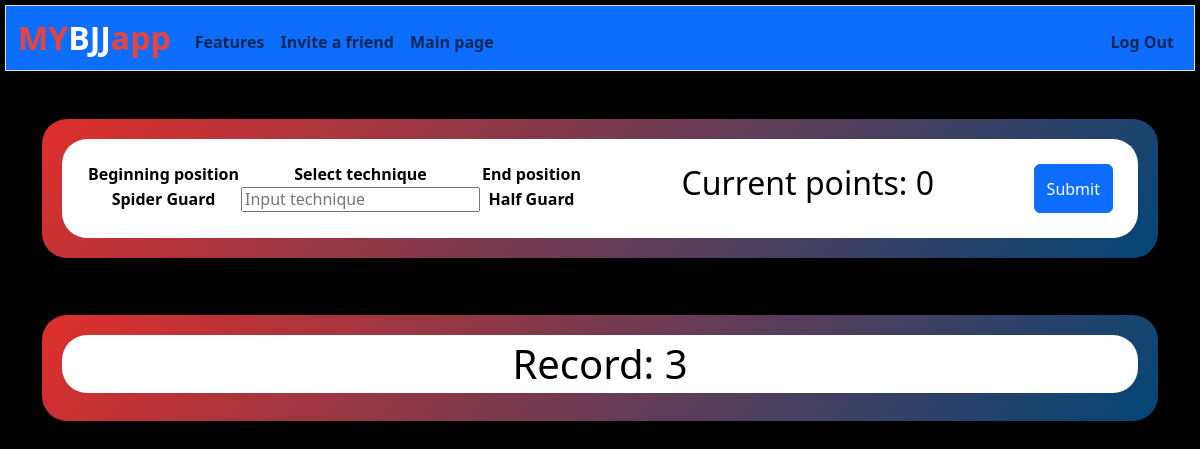
/run (signed in), run on the app's committed database.
### tables this page shows
CREATE TABLE positions (
    name TEXT,
    userid INTEGER,
    b_t TEXT,
    favorite TEXT,
    pos_id INTEGER PRIMARY KEY AUTOINCREMENT
);

CREATE TABLE streak (rank INT, points INT, game BIT, userid INT);

### app.py (the view, shortened to what this page needs)
@app.route("/run", methods=["GET", "POST"])
@login_required
def run():
    streak = db.execute("SELECT * FROM streak WHERE userid = :id AND game=0 ORDER BY points DESC LIMIT 1", id=session["user_id"])
    if "points" not in session:
        session["points"] = 0
    points = session["points"]
    if request.method == "GET":
        random_position1 = db.execute("SELECT positions.pos_id, positions.name FROM positions JOIN techniques ON techniques.pos_id1 = positions.pos_id WHERE positions.userid = :id AND techniques.userid = :id  ORDER BY RANDOM() LIMIT 1",
                                    id=session["user_id"])
        pos_id1 = random_position1[0]["pos_id"]
        session["pos_id1"] = pos_id1
        random_position1 = random_position1[0]["name"]
        random_position2 = db.execute("SELECT pos_id2 FROM techniques WHERE pos_id1 = :pos_id1 AND userid = :id ORDER BY RANDOM() LIMIT 1",
                             pos_id1=pos_id1, id=session["user_id"])
        pos_id2 = random_position2[0]["pos_id2"]
        session["pos_id2"] = pos_id2
        random_position2 = db.execute("SELECT name FROM positions WHERE pos_id = :pos_id2 AND userid = :id",
                                      pos_id2=pos_id2, id=session["user_id"])
        random_position2 = random_position2[0]["name"]
        points = 0
        session["points"] = points
        return render_template("run.html", random_position1=random_position1, random_position2=random_position2, points=points, streak=streak)

### app.py (called while the page is built)
@app.after_request
def after_request(response):
    response.headers["Cache-Control"] = "no-cache, no-store, must-revalidate"
    response.headers["Expires"] = 0
    response.headers["Pragma"] = "no-cache"
    return response

### helper.py (called while the page is built)
def login_required(f):
    @wraps(f)
    def decorated_function(*args, **kwargs):
        if session.get("user_id") is None:
            return redirect("/login")
        return f(*args, **kwargs)
    return decorated_function

### templates/run.html (shortened to what this page needs)
{% extends "layout.html" %}
{% block main %}
    <div class="contained2" style="align-content: center;">
        <div class="quote" style="padding: 25px; display: flex; justify-content: space-between;">
            <table>
                <thead>
                    <tr>
                        <th scope="col">Beginning position</th>
                        <th scope="col">Select technique</th>
                        <th scope="col">End position</th>
                    </tr>
                </thead>
                <tbody>
                    <form action="/run" method="post">
                        <tr>
                            <td>{{ random_position1 }}</td>
                            <td><input type="text" name="technique" id="technique" placeholder="Input technique"></td>
                            <td>{{ random_position2 }}</td>
                        </tr>
                </tbody>
            </table>
            <h2>Current points: {{ points }}</h2>
            <button type="submit" class="btn btn-primary">Submit</button>
        </div>
    </div>
    <br><br><br>
    <div class="contained2">
        <h1 class="quote">Record: {{ streak[0]["points"] }}</h1>
    </div>
{% endblock %}

### static/styles.css (style rules this page uses)
body { height: 100vh; font-weight: 600; line-height: 1.2; margin: 0; background: #000000; background-size: cover; background-attachment: fixed; }
.box { border: 5px solid #000; border-radius: 10px; background-image: url(/static/GBfight.jpg); background-size: cover; color: #060270; font-size: 1rem; }
.contained2 { align-content: center; border-radius: 25px; padding: 20px; background: linear-gradient(135deg, #E02F2B, #024677); }
.quote { background-color: #ffffff; padding: 5px; color: #000000; border-radius: 25px; }

### data on the page
positions: name "Spider Guard"
positions: name "Half Guard"
streak: points "3"

### other printed values
{{ points }} "0"
